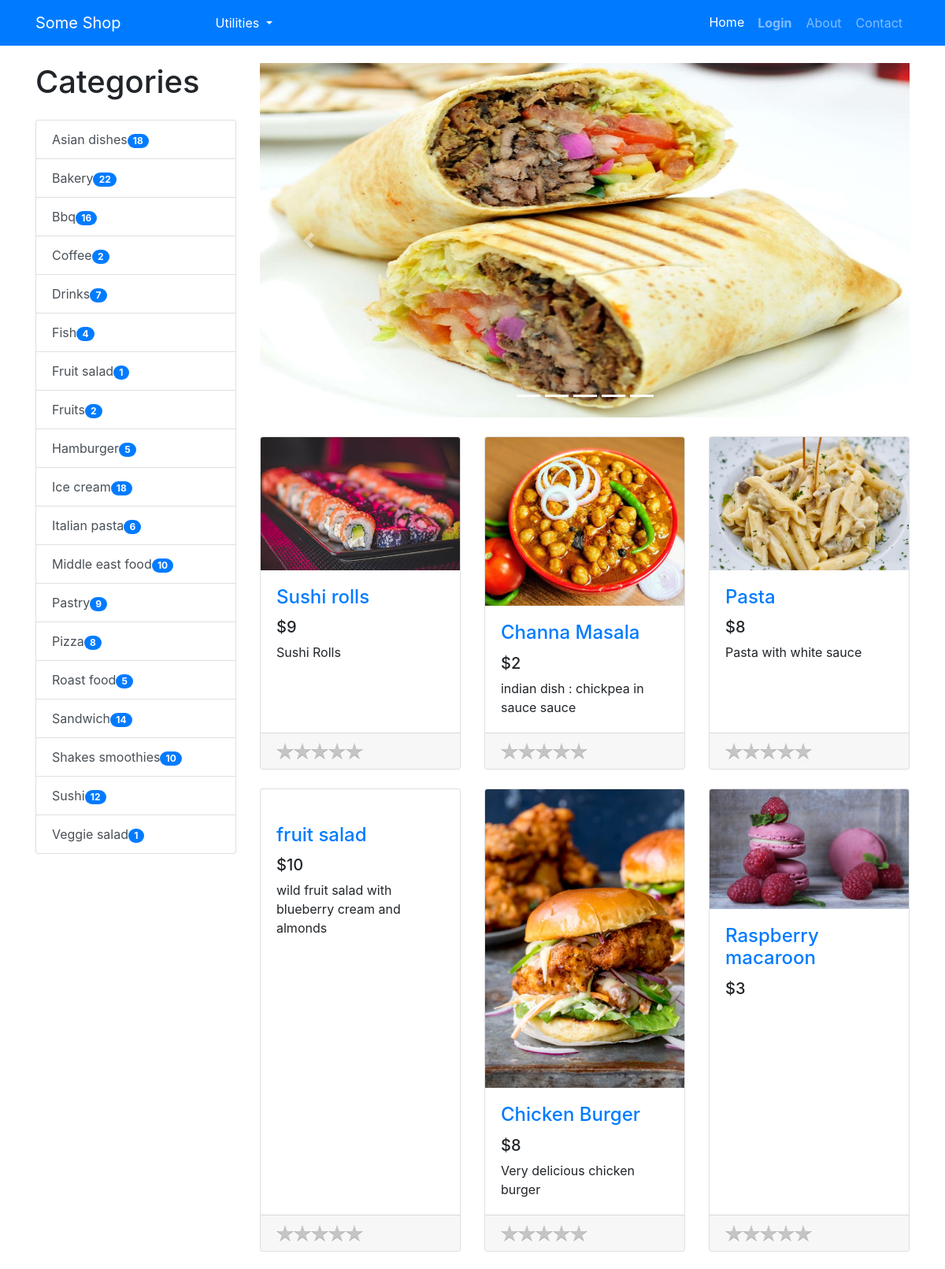
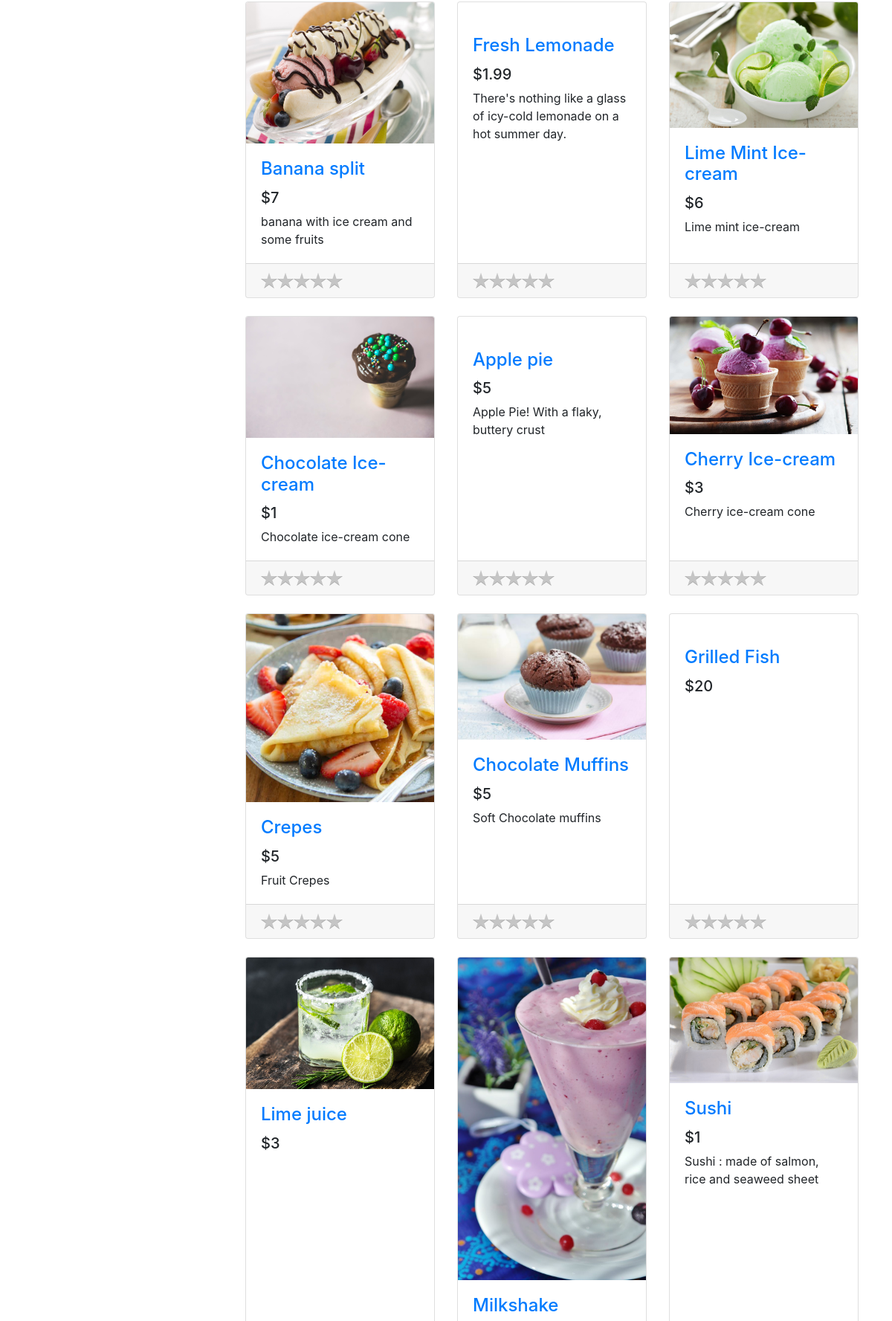
The page / (upper part) on the database its author committed (2 pictures, top to bottom).
### tables this page shows
CREATE TABLE PRODUCT (ID VARCHAR, NAME VARCHAR, PRICE INTEGER, DESCRIPTION TEXT, IMAGE TEXT, TAGS TEXT, SCORE REAL);

### app.py (the view)
@app.route("/")
def home():
    products = get_all_products()
    sorted_products = products.copy()
    random.shuffle(products)
    if session.get("user_id"):
        user_id = session.get("user_id")
        ratings = [ get_rating_by_both(user_id, p.id) for p in products ]
    else:
        ratings = [None] * len(products)
    tags = get_product_tags()
    return render_template("index.html",
                            products=products,
                            ratings=ratings,
                            tags=tags,
                            chosen_products=sorted_products[:5],
                            os=os,
                            len=len,
                            range=range,
                            enumerate=enumerate,
                            zip=zip,
                            remove_starting_digits=remove_starting_digits)

### common/database.py (called while the page is built)
    @classmethod
    def get_all_products(cls, formalize=True):
        cursor = cls.DATABASE.execute("SELECT * FROM PRODUCT ORDER BY SCORE DESC")
        returned_data = cursor.fetchall()
        if not returned_data:
            return None
        if not formalize:
            return returned_data
        data = []
        for item in returned_data:
            d = {}
            for i, field in enumerate(cls.PRODUCT_FIELDS):
                d[field.lower()] = item[i]
            data.append(d)
        return data

    @classmethod
    def get_products_by_tag(cls, tag):
        cursor = cls.DATABASE.execute("SELECT * FROM PRODUCT WHERE TAGS LIKE ? ORDER BY SCORE DESC", (f"%{tag}%",))
        returned_data = cursor.fetchall()
        if not returned_data:
            return None
        data = []
        for item in returned_data:
            d = {}
            for i, field in enumerate(cls.PRODUCT_FIELDS):
                d[field.lower()] = item[i]
            data.append(d)
        return data

    @classmethod
    def get_product_tags(cls):
        data = cls.get_all_products()
        return sorted({ d['tags'] for d in data })

### common/utils.py (called while the page is built)
def remove_starting_digits(string):
    return string.lstrip(digits)

### models/products/product.py (called while the page is built)
def get_all_products(formalize=True):
    products = Database.get_all_products(formalize=formalize)
    if not formalize:
        return products
    return [ Product(**product) for product in products ]

def get_product_tags():
    data = {}
    tags = Database.get_product_tags()
    for tag in tags:
        count = len(Database.get_products_by_tag(tag))
        data[tag] = count
    return data

### templates/index.html (shortened to what this page needs)
{% extends "base.html" %}
{% block content %}
<div class="container">
    <div class="row">
        <div class="col-lg-3">
            <h1 class="my-4">
                {% if category %}
                {{category.replace("_", " ").capitalize()}}
                {% else %}
                Categories
                {% endif %}
            </h1>
            <div class="list-group" id="list-tab" role="tablist">
                {% for tag, count in tags.items() %}
                {% if category == tag %}
                <a class="list-group-item list-group-item-action active" href="{{url_for('categories', category=tag)}}"
                    aria-controls="home">{{tag.replace("_", " ").capitalize()}}<span class="badge badge-secondary badge-pill">  {{count}}</span></a>
                {% else %}
                <a class="list-group-item list-group-item-action" href="{{url_for('categories', category=tag)}}"
                    aria-controls="home">{{tag.replace("_", " ").capitalize()}}<span class="badge badge-primary badge-pill">  {{count}}</span></a>
                {% endif %}
                {% endfor %}
            </div>
        </div>
        <div class="col-lg-9">
            <div id="carouselExampleIndicators" class="carousel slide my-4" data-ride="carousel">
                <ol class="carousel-indicators">
                    {% for i in range(len(chosen_products)) %}
                    <li data-target="#carouselExampleIndicators" data-slide-to="{{i}}" class="active"></li>
                    {% endfor %}
                </ol>
                <div class="carousel-inner" role="listbox">
                    {% for i, product in enumerate(chosen_products) %}
                        {% if i == 0 %}
                        <div class="carousel-item active">
                        {% else %}
                        <div class="carousel-item">
                            {% endif %}
                            <a href="{{url_for('product.product', product_id=product.id)}}">
                                <img class="d-block img-fluid carousel-img"
                                    src="{{url_for('static', filename='img/products/{}'.format(os.path.basename(product.image)))}}"
                                    alt="slide">
                            </a>
                        </div>
                        {% endfor %}
                    </div>
                    <a class="carousel-control-prev" href="#carouselExampleIndicators" role="button" data-slide="prev">
                        <span class="carousel-control-prev-icon" aria-hidden="true"></span>
                    </a>
                    <a class="carousel-control-next" href="#carouselExampleIndicators" role="button" data-slide="next">
                        <span class="carousel-control-next-icon" aria-hidden="true"></span>
                    </a>
                </div>
                <div class="row">
                    {% for product in products %}
                    <div class="col-lg-4 col-md-6 mb-4">
                        <div class="card h-100">
                            <a href="{{url_for('product.product', product_id=product.id)}}"><img class="card-img-top"
                                    src="{{url_for('static', filename='img/products/{}'.format(os.path.basename(product.image)))}}"
                                    alt=""></a>
                            <div class="card-body">
                                <h4 class="card-title">
                                    <a href="{{url_for('product.product', product_id=product.id)}}">{{product.name}}</a>
                                </h4>
                                <h5>${{product.price}}</h5>
                                <p class="card-text">{{product.description}}</p>
                            </div>
                            <div class="card-footer">
                                <div class="text-align"><span class="product_star_rating" id="{{remove_starting_digits(product.id)}}"></span></div>
                            </div>
                        </div>
                    </div>
                    {% endfor %}
                </div>
            </div>
        </div>
    </div>
    {% endblock content %}

### templates/base.html (shortened to what this page needs)
<!doctype html>
<html>
<head>
    <link rel="stylesheet" href="{{url_for('static', filename='css/shop-homepage.css')}}">
    <link rel="stylesheet" href="{{url_for('static', filename='css/bootstrap.min.css')}}">
</head>
<body>
    <nav class="navbar navbar-expand-lg navbar-dark bg-primary fixed-top">
        <div class="container">
            <a class="navbar-brand" href="#">Some Shop</a>
                <a class="nav-item" href="{{url_for('user.admin')}}">Admin Page</a>
            <div class="dropdown">
                <button class="btn btn-primary dropdown-toggle" type="button" id="dropdownMenu2" data-toggle="dropdown"
                    aria-haspopup="true" aria-expanded="false">
                    Utilities
                </button>
            </div>
            <div class="collapse navbar-collapse" id="navbarResponsive">
                <ul class="navbar-nav ml-auto">
                    <li class="nav-item active">
                        <a class="nav-link" href="{{url_for('home')}}">Home
                        </a>
                    </li>
                    {% if not session['email'] %}
                    <li class="nav-item">
                        <a class="nav-link btn font-weight-bold" href="{{url_for('user.login')}}">Login</a>
                    </li>
                    {% else %}
                    <li class="nav-item">
                        <a class="nav-link btn" href="{{url_for('user.logout')}}">Logout</a>
                    </li>
                    {% endif %}
                    <li class="nav-item">
                        <a class="nav-link btn" href="#">About</a>
                    </li>
                    <li class="nav-item">
                        <a class="nav-link btn" href="#">Contact</a>
                    </li>
                </ul>
            </div>
        </div>
    </nav>
    {% block content %}
    {% endblock content %}
</body>
</html>

### static/css/shop-homepage.css (style rules this page uses)
body { padding-top: 56px; }

### rows shown on the page
PRODUCT: replace "Asian dishes", count "18"
PRODUCT: replace "Bakery", count "22", name "Apple pie", price "5", description "Apple Pie! With a flaky, buttery crust"
PRODUCT: replace "Bbq", count "16"
PRODUCT: replace "Coffee", count "2"
PRODUCT: replace "Drinks", count "7", name "Fresh Lemonade", price "1.99", description "There's nothing like a glass of icy-cold lemonade on a hot summer day."
PRODUCT: replace "Fish", count "4"
PRODUCT: replace "Fruit salad", count "1", name "fruit salad", price "10", description "wild fruit salad with blueberry cream and almonds"
PRODUCT: replace "Fruits", count "2"
PRODUCT: replace "Hamburger", count "5"
PRODUCT: replace "Ice cream", count "18", IMAGE (picture), name "Banana split", price "7", description "banana with ice cream and some fruits"
PRODUCT: replace "Italian pasta", count "6", IMAGE (picture), name "Pasta", price "8", description "Pasta with white sauce"
PRODUCT: replace "Middle east food", count "10"
PRODUCT: replace "Pastry", count "9"
PRODUCT: replace "Pizza", PRICE "8"
PRODUCT: replace "Roast food", count "5"
PRODUCT: replace "Sandwich", count "14", IMAGE (picture)
PRODUCT: replace "Shakes smoothies", count "10"
PRODUCT: replace "Sushi", count "12"
PRODUCT: replace "Veggie salad", count "1"
PRODUCT: IMAGE (picture), name "Sushi rolls", price "9", description "Sushi Rolls"
PRODUCT: IMAGE (picture), name "Channa Masala", price "2", description "indian dish : chickpea in sauce sauce"
PRODUCT: IMAGE (picture), name "Chicken Burger", price "8", description "Very delicious chicken burger"
PRODUCT: IMAGE (picture), name "Raspberry macaroon", price "3"
PRODUCT: IMAGE (picture), name "Lime Mint Ice-cream", price "6", description "Lime mint ice-cream"
PRODUCT: IMAGE (picture), name "Chocolate Ice-cream", price "1", description "Chocolate ice-cream cone"
PRODUCT: IMAGE (picture), name "Cherry Ice-cream", price "3", description "Cherry ice-cream cone"
PRODUCT: IMAGE (picture), name "Crepes", price "5", description "Fruit Crepes"
PRODUCT: IMAGE (picture), name "Chocolate Muffins", price "5", description "Soft Chocolate muffins"
PRODUCT: name "Grilled Fish", price "20"
PRODUCT: IMAGE (picture), name "Lime juice", price "3"
PRODUCT: IMAGE (picture), name "Milkshake"
PRODUCT: IMAGE (picture), name "Sushi", price "1", description "Sushi : made of salmon, rice and seaweed sheet"
